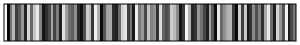

Generate this figure with Python:
# 
#         grayCS
#                   www.fabiocrameri.ch/colourmaps
from matplotlib.colors import LinearSegmentedColormap      
      
cm_data = [[0.97775, 0.97775, 0.97775],      
           [0.022447, 0.022447, 0.022447],      
           [0.4644, 0.4644, 0.4644],      
           [0.71447, 0.71447, 0.71447],      
           [0.23684, 0.23684, 0.23684],      
           [0.34737, 0.34737, 0.34737],      
           [0.58698, 0.58698, 0.58698],      
           [0.13737, 0.13737, 0.13737],      
           [0.84203, 0.84203, 0.84203],      
           [0.40324, 0.40324, 0.40324],      
           [0.77776, 0.77776, 0.77776],      
           [0.9116, 0.9116, 0.9116],      
           [0.52703, 0.52703, 0.52703],      
           [0.087931, 0.087933, 0.087932],      
           [0.18607, 0.18607, 0.18607],      
           [0.29298, 0.29298, 0.29298],      
           [0.65221, 0.65221, 0.65221],      
           [0.26465, 0.26465, 0.26465],      
           [0.49553, 0.49553, 0.49553],      
           [0.11234, 0.11234, 0.11234],      
           [0.87668, 0.87668, 0.87668],      
           [0.61945, 0.61945, 0.61945],      
           [0.43362, 0.43362, 0.43362],      
           [0.37325, 0.37325, 0.37325],      
           [0.55486, 0.55486, 0.55486],      
           [0.15978, 0.15978, 0.15978],      
           [0.063057, 0.063057, 0.063057],      
           [0.31817, 0.31817, 0.31817],      
           [0.80763, 0.80763, 0.80763],      
           [0.74388, 0.74388, 0.74388],      
           [0.21288, 0.21288, 0.21288],      
           [0.94678, 0.94678, 0.94678],      
           [0.68529, 0.68529, 0.68529],      
           [0.044716, 0.044716, 0.044716],      
           [0.33272, 0.33272, 0.33272],      
           [0.63579, 0.63579, 0.63579],      
           [0.66871, 0.66871, 0.66871],      
           [0.17284, 0.17284, 0.17284],      
           [0.12473, 0.12473, 0.12473],      
           [0.41838, 0.41838, 0.41838],      
           [0.82479, 0.82479, 0.82479],      
           [0.89411, 0.89411, 0.89411],      
           [0.25067, 0.25067, 0.25067],      
           [0.44897, 0.44897, 0.44897],      
           [0.10006, 0.10006, 0.10006],      
           [0.92916, 0.92916, 0.92916],      
           [0.47992, 0.47992, 0.47992],      
           [0.60317, 0.60317, 0.60317],      
           [0.27877, 0.27877, 0.27877],      
           [0.76079, 0.76079, 0.76079],      
           [0.51123, 0.51123, 0.51123],      
           [0.57088, 0.57088, 0.57088],      
           [0.19938, 0.19938, 0.19938],      
           [0.85932, 0.85932, 0.85932],      
           [0.3882, 0.3882, 0.3882],      
           [0.30373, 0.30373, 0.30373],      
           [0.36212, 0.36212, 0.36212],      
           [0.7948, 0.7948, 0.7948],      
           [0.73125, 0.73125, 0.73125],      
           [0.53892, 0.53892, 0.53892],      
           [0.074504, 0.074505, 0.074505],      
           [0.22652, 0.22652, 0.22652],      
           [0.96445, 0.96445, 0.96445],      
           [0.70193, 0.70193, 0.70193],      
           [0.15014, 0.15014, 0.15014],      
           [0.20615, 0.20615, 0.20615],      
           [0.59507, 0.59507, 0.59507],      
           [0.44128, 0.44128, 0.44128],      
           [0.27168, 0.27168, 0.27168],      
           [0.13105, 0.13105, 0.13105],      
           [0.64398, 0.64398, 0.64398],      
           [0.34003, 0.34003, 0.34003],      
           [0.054339, 0.054339, 0.054339],      
           [0.90285, 0.90285, 0.90285],      
           [0.41081, 0.41081, 0.41081],      
           [0.56286, 0.56286, 0.56286],      
           [0.67699, 0.67699, 0.67699],      
           [0.72285, 0.72285, 0.72285],      
           [0.21969, 0.21969, 0.21969],      
           [0.033552, 0.033552, 0.033552],      
           [0.81621, 0.81621, 0.81621],      
           [0.24372, 0.24372, 0.24372],      
           [0.78628, 0.78628, 0.78628],      
           [0.081468, 0.08147, 0.081469],      
           [0.19271, 0.19271, 0.19271],      
           [0.54688, 0.54688, 0.54688],      
           [0.31095, 0.31095, 0.31095],      
           [0.50336, 0.50336, 0.50336],      
           [0.17943, 0.17943, 0.17943],      
           [0.66045, 0.66045, 0.66045],      
           [0.92037, 0.92037, 0.92037],      
           [0.42599, 0.42599, 0.42599],      
           [0.11854, 0.11854, 0.11854],      
           [0.8334, 0.8334, 0.8334],      
           [0.57892, 0.57892, 0.57892],      
           [0.32541, 0.32541, 0.32541],      
           [0.95561, 0.95561, 0.95561],      
           [0.1062, 0.1062, 0.1062],      
           [0.28585, 0.28585, 0.28585],      
           [0.47215, 0.47215, 0.47215]]      
      
grayCS_map = LinearSegmentedColormap.from_list('grayCS', cm_data)      
# For use of "viscm view"      
test_cm = grayCS_map      
      
if __name__ == "__main__":      
    import matplotlib.pyplot as plt      
    import numpy as np      
      
    try:      
        from viscm import viscm      
        viscm(grayCS_map)      
    except ImportError:      
        print("viscm not found, falling back on simple display")      
        plt.imshow(np.linspace(0, 100, 256)[None, :], aspect='auto',      
                   cmap=grayCS_map)      
    plt.show()      
